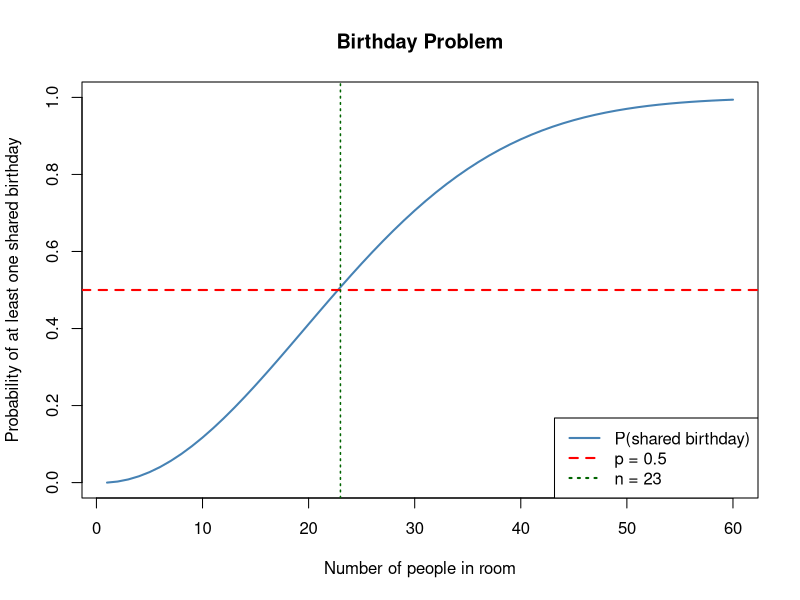
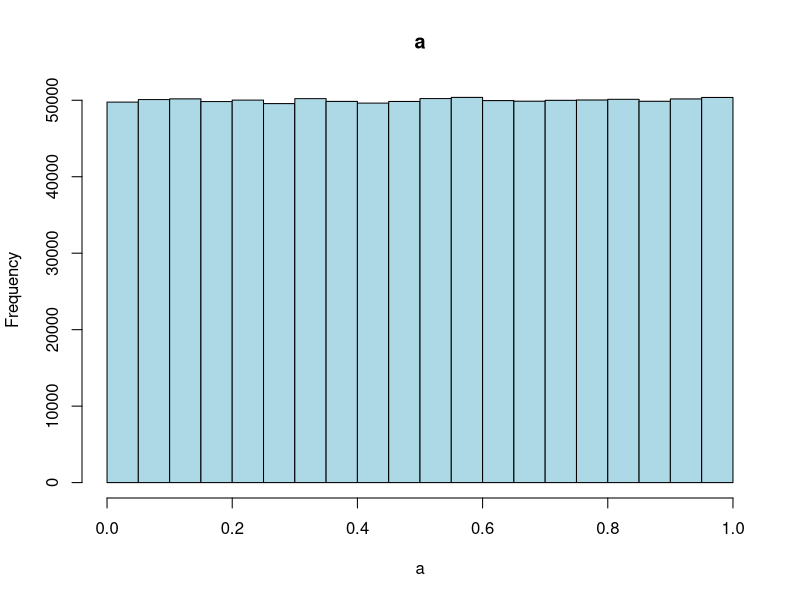
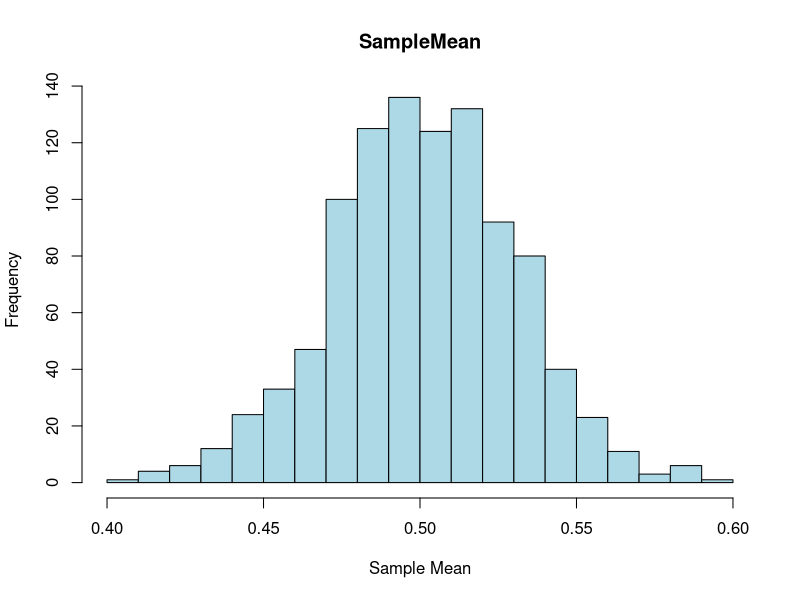
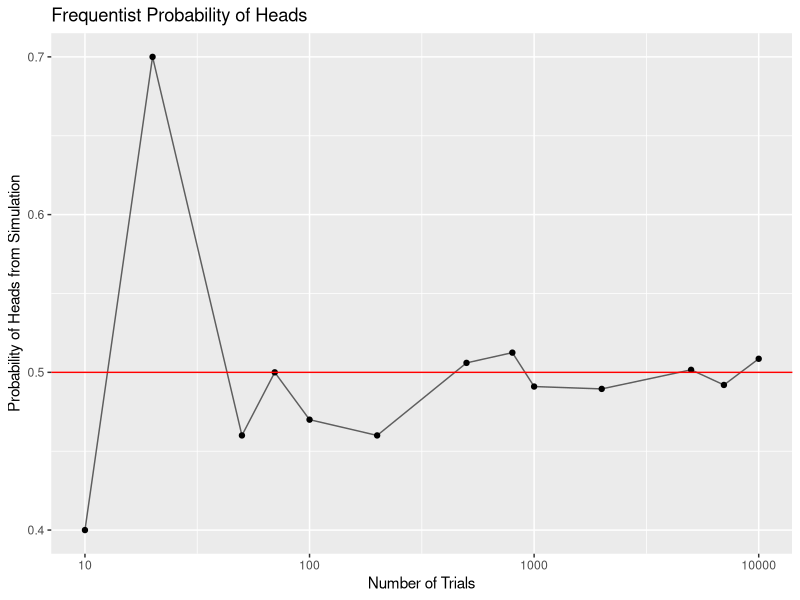
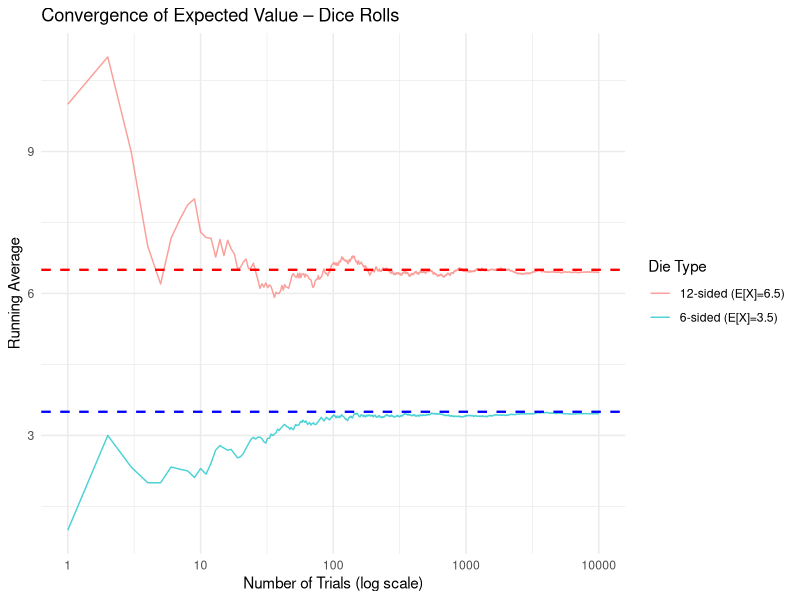
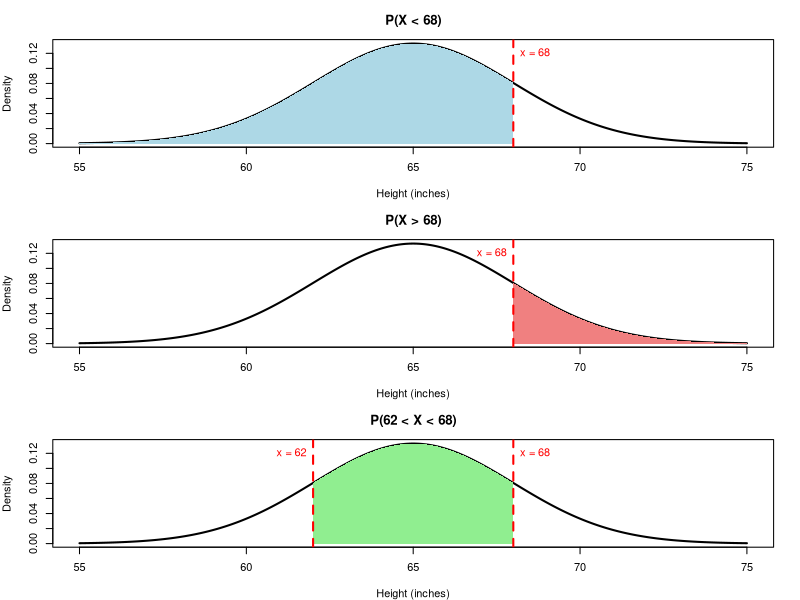
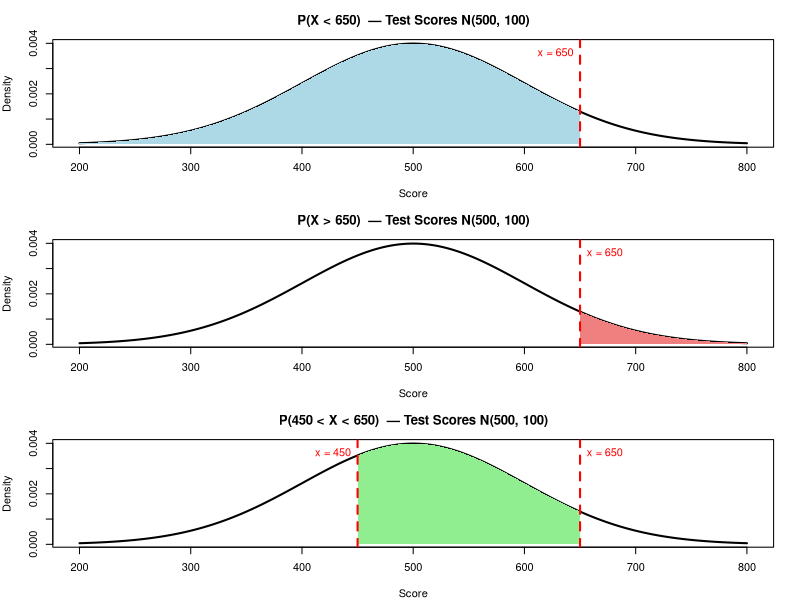
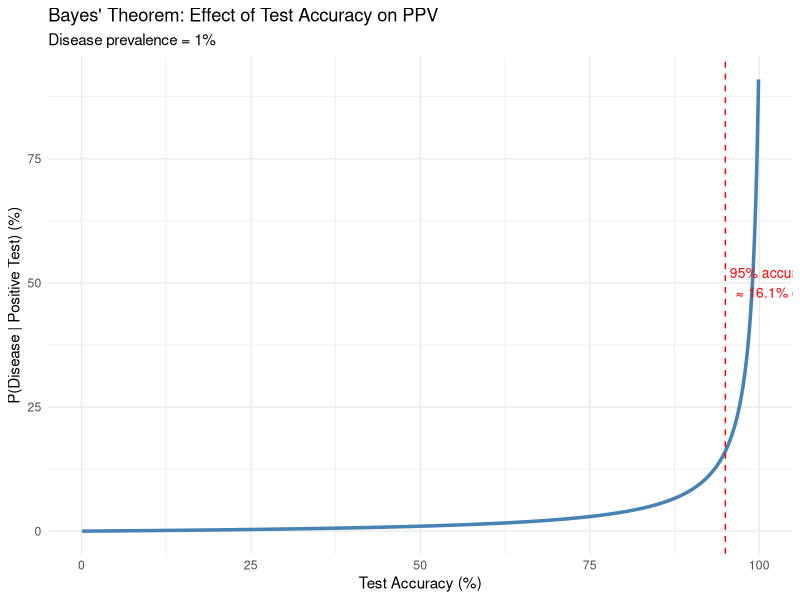

These figures' R source, in order:
## ---- chunk 1
# Hypergeometric distribution: 60 cards total, 20 land, 40 non-land, draw 7

# i. Probability of exactly three land cards
p_three_land <- dhyper(3, m = 20, n = 40, k = 7)
cat("P(exactly 3 land cards) =", p_three_land, "\n")

# ii. Probability of more than three land cards
p_more_than_three <- 1 - phyper(3, m = 20, n = 40, k = 7)
cat("P(more than 3 land cards) =", p_more_than_three, "\n")

# iii. Probability of between two and four land cards (inclusive)
p_two_to_four <- sum(dhyper(2:4, m = 20, n = 40, k = 7))
cat("P(between 2 and 4 land cards) =", p_two_to_four, "\n")
# Alternative using phyper:
p_two_to_four_alt <- diff(phyper(c(1, 4), m = 20, n = 40, k = 7))
cat("P(between 2 and 4 land cards) [alt] =", p_two_to_four_alt, "\n")

# Expected number of land cards
# For hypergeometric: E[X] = n * K / N = 7 * 20 / 60
expected_land <- 7 * 20 / 60
cat("Expected number of land cards =", expected_land, "\n")
## ---- chunk 2
# Function to compute the probability that ALL n people have DIFFERENT birthdays
prob_all_diff <- function(N) {
  if (N <= 1) return(1)
  return(prob_all_diff(N - 1) * (365 - (N - 1)) / 365)
}

# Probability that at least two people share a birthday
prob_shared <- function(N) {
  return(1 - prob_all_diff(N))
}

# Generate probabilities for n = 1 to 60
n_values <- 1:60
p_values <- sapply(n_values, prob_shared)

# Find the smallest n for which the probability exceeds 0.5
n_threshold <- min(which(p_values >= 0.5))
cat("Smallest n where P(shared birthday) >= 0.5:", n_threshold, "\n")
cat("Probability at n =", n_threshold, ":", p_values[n_threshold], "\n")

# Plot
plot(n_values, p_values,
     type = "l", lwd = 2, col = "steelblue",
     xlab = "Number of people in room",
     ylab = "Probability of at least one shared birthday",
     main = "Birthday Problem",
     xlim = c(1, 60), ylim = c(0, 1))
abline(h = 0.5, col = "red", lty = 2, lwd = 2)
abline(v = n_threshold, col = "darkgreen", lty = 3, lwd = 1.5)
legend("bottomright",
       legend = c("P(shared birthday)", "p = 0.5", paste("n =", n_threshold)),
       col = c("steelblue", "red", "darkgreen"),
       lty = c(1, 2, 3), lwd = 2)
## ---- chunk 3
# Verify computations in R
n <- 12; p <- 0.2
cat("Binomial E[X] =", n * p, "  Var(X) =", n * p * (1 - p), "\n")

mu <- 10; sigma <- 5
cat("Normal E[A] =", mu, "  Var(A) =", sigma^2, "\n")

lambda <- 4.5
cat("Poisson E[B] =", lambda, "  Var(B) =", lambda, "\n")
## ---- chunk 4
# Exact probability using the Binomial distribution
# n = 100 screws, p = 0.01 (1% defective), find P(X = 5)
p_exact <- dbinom(5, size = 100, prob = 0.01)
cat("Exact P(X = 5) using Binomial =", p_exact, "\n")
## ---- chunk 5
# Approximate probability using the Poisson distribution
# lambda = np = 100 * 0.01 = 1
lambda_approx <- 100 * 0.01  # = 1
p_approx <- dpois(5, lambda = lambda_approx)
cat("Approximate P(X = 5) using Poisson (lambda =", lambda_approx, ") =", p_approx, "\n")

cat("\nComparison:\n")
cat("  Binomial (exact):  ", dbinom(5, 100, 0.01), "\n")
cat("  Poisson (approx):  ", dpois(5, 1), "\n")
cat("  Difference:        ", abs(dbinom(5, 100, 0.01) - dpois(5, 1)), "\n")
## ---- chunk 6
a <- runif(10^6)
# a [ too much big data to print ]
## ---- chunk 7
hist(a, breaks = 20, main = "a", col = "lightblue")
## ---- chunk 8
cat("Population mean:", mean(a), "\n")
cat("Standard deviation:", sd(a), "\n")
## ---- chunk 9
b <- replicate(1000, sample(a, 100, replace = FALSE))
dim(b)
## ---- chunk 10
# colMeans() computes the mean of each column (each sample)
sampleMean <- colMeans(b)
cat("Number of sample means:", length(sampleMean), "\n")
## ---- chunk 11
hist(sampleMean, breaks = 20, main = "SampleMean", col = "lightblue",
     xlab = "Sample Mean", ylab = "Frequency")
## ---- chunk 12
cat("Mean of sampleMean:", mean(sampleMean), "\n")
cat("Standard deviation of sampleMean:", sd(sampleMean), "\n")
## ---- chunk 13
cat("Theoretical SD of sampling distribution:", sd(a) / sqrt(100), "\n")
cat("Observed SD of sampleMean:              ", sd(sampleMean), "\n")
## ---- chunk 14
library(ggplot2)
## ---- chunk 15
throw_a_coin <- function(N) {
  sample(c("H", "T"), size = N, replace = TRUE)
}

# Define trials
trials <- c(10, 20, 50, 70, 100, 200, 500, 800, 1000, 2000, 5000, 7000, 10000)

# Compute probability of heads for each trial
prob_heads <- sapply(trials, function(j) sum(throw_a_coin(j) == "H") / j)

# Create a data frame for plotting
df <- data.frame(trials = trials, prob_heads = prob_heads)

# Plot the results
ggplot(df, aes(x = trials, y = prob_heads)) +
  geom_point() +
  geom_line(alpha = 0.6) +
  scale_x_log10() +  # Log scale for x-axis
  geom_hline(yintercept = 0.5, color = "red") +
  labs(
    x = "Number of Trials",
    y = "Probability of Heads from Simulation",
    title = "Frequentist Probability of Heads"
  )
## ---- chunk 16
# Function to roll a 6-sided die N times and return the running average
roll_die <- function(N, sides = 6) {
  rolls <- sample(1:sides, size = N, replace = TRUE)
  return(cumsum(rolls) / seq_along(rolls))
}

set.seed(42)

# --- 6-sided die ---
N <- 10000
running_avg_6 <- roll_die(N, sides = 6)
df6 <- data.frame(trial = 1:N, running_avg = running_avg_6, die = "6-sided (E[X]=3.5)")

# --- 12-sided die ---
running_avg_12 <- roll_die(N, sides = 12)
df12 <- data.frame(trial = 1:N, running_avg = running_avg_12, die = "12-sided (E[X]=6.5)")

df_dice <- rbind(df6, df12)

ggplot(df_dice, aes(x = trial, y = running_avg, color = die)) +
  geom_line(alpha = 0.7) +
  geom_hline(yintercept = 3.5, color = "blue",  linetype = "dashed", linewidth = 0.8) +
  geom_hline(yintercept = 6.5, color = "red",   linetype = "dashed", linewidth = 0.8) +
  scale_x_log10() +
  labs(
    x = "Number of Trials (log scale)",
    y = "Running Average",
    title = "Convergence of Expected Value – Dice Rolls",
    color = "Die Type"
  ) +
  theme_minimal()
## ---- chunk 17
# P(X < 68) when X ~ N(65, 3)
prob1 <- pnorm(68, mean = 65, sd = 3)
print(paste("P(X < 68) =", round(prob1, 4)))
## ---- chunk 18
pnorm(1)
## ---- chunk 19
# Method 1: Use lower.tail = FALSE
prob2a <- pnorm(68, mean = 65, sd = 3, lower.tail = FALSE)

# Method 2: Use the complement rule
prob2b <- 1 - pnorm(68, mean = 65, sd = 3)

print(paste("P(X > 68) =", round(prob2a, 4)))
print(paste("Verification:", round(prob2b, 4)))
## ---- chunk 20
# P(62 < X < 68) = P(X < 68) - P(X < 62)
prob_less_68 <- pnorm(68, mean = 65, sd = 3)
prob_less_62 <- pnorm(62, mean = 65, sd = 3)
prob3 <- prob_less_68 - prob_less_62

print(paste("P(X < 68) =", round(prob_less_68, 4)))
print(paste("P(X < 62) =", round(prob_less_62, 4)))
print(paste("P(62 < X < 68) =", round(prob3, 4)))
## ---- chunk 21
# Set up the plotting area for 3 plots
par(mfrow = c(3, 1), mar = c(4, 4, 3, 2))

# Create a sequence of x values for plotting
x <- seq(55, 75, length.out = 1000)
y <- dnorm(x, mean = 65, sd = 3)

# Plot 1: P(X < 68)
plot(x, y, type = "l", lwd = 2, 
     main = "P(X < 68)", 
     xlab = "Height (inches)", 
     ylab = "Density",
     xlim = c(55, 75))
# Shade the area
x_fill <- seq(55, 68, length.out = 1000)
y_fill <- dnorm(x_fill, mean = 65, sd = 3)
polygon(c(55, x_fill, 68), c(0, y_fill, 0), col = "lightblue", border = NA)
abline(v = 68, col = "red", lwd = 2, lty = 2)
text(68, max(y) * 0.9, "x = 68", pos = 4, col = "red")

# Plot 2: P(X > 68)
plot(x, y, type = "l", lwd = 2, 
     main = "P(X > 68)", 
     xlab = "Height (inches)", 
     ylab = "Density",
     xlim = c(55, 75))
# Shade the area
x_fill <- seq(68, 75, length.out = 1000)
y_fill <- dnorm(x_fill, mean = 65, sd = 3)
polygon(c(68, x_fill, 75), c(0, y_fill, 0), col = "lightcoral", border = NA)
abline(v = 68, col = "red", lwd = 2, lty = 2)
text(68, max(y) * 0.9, "x = 68", pos = 2, col = "red")

# Plot 3: P(62 < X < 68)
plot(x, y, type = "l", lwd = 2, 
     main = "P(62 < X < 68)", 
     xlab = "Height (inches)", 
     ylab = "Density",
     xlim = c(55, 75))
# Shade the area
x_fill <- seq(62, 68, length.out = 1000)
y_fill <- dnorm(x_fill, mean = 65, sd = 3)
polygon(c(62, x_fill, 68), c(0, y_fill, 0), col = "lightgreen", border = NA)
abline(v = c(62, 68), col = "red", lwd = 2, lty = 2)
text(62, max(y) * 0.9, "x = 62", pos = 2, col = "red")
text(68, max(y) * 0.9, "x = 68", pos = 4, col = "red")

# Reset plotting parameters
par(mfrow = c(1, 1))
## ---- chunk 22
# Calculate P(X < 650) when X ~ N(500, 100)
prob_q1 <- pnorm(650, mean = 500, sd = 100)
print(paste("P(X < 650) =", round(prob_q1, 4)))
## ---- chunk 23
# Calculate P(X > 650) when X ~ N(500, 100)
# Method 1: lower.tail = FALSE
prob_q2a <- pnorm(650, mean = 500, sd = 100, lower.tail = FALSE)
# Method 2: complement
prob_q2b <- 1 - pnorm(650, mean = 500, sd = 100)

print(paste("P(X > 650) =", round(prob_q2a, 4)))
print(paste("Verification:", round(prob_q2b, 4)))
## ---- chunk 24
# Calculate P(450 < X < 650) when X ~ N(500, 100)
prob_q3 <- pnorm(650, mean = 500, sd = 100) - pnorm(450, mean = 500, sd = 100)
print(paste("P(450 < X < 650) =", round(prob_q3, 4)))
## ---- chunk 25
# Set up plotting area for 3 plots
par(mfrow = c(3, 1), mar = c(4, 4, 3, 2))

# x range for test scores
x_ts <- seq(200, 800, length.out = 1000)
y_ts <- dnorm(x_ts, mean = 500, sd = 100)

# Plot 1: P(X < 650)
plot(x_ts, y_ts, type = "l", lwd = 2,
     main = "P(X < 650)  — Test Scores N(500, 100)",
     xlab = "Score", ylab = "Density",
     xlim = c(200, 800))
x_fill <- seq(200, 650, length.out = 1000)
polygon(c(200, x_fill, 650), c(0, dnorm(x_fill, 500, 100), 0),
        col = "lightblue", border = NA)
abline(v = 650, col = "red", lwd = 2, lty = 2)
text(650, max(y_ts) * 0.9, "x = 650", pos = 2, col = "red")

# Plot 2: P(X > 650)
plot(x_ts, y_ts, type = "l", lwd = 2,
     main = "P(X > 650)  — Test Scores N(500, 100)",
     xlab = "Score", ylab = "Density",
     xlim = c(200, 800))
x_fill <- seq(650, 800, length.out = 1000)
polygon(c(650, x_fill, 800), c(0, dnorm(x_fill, 500, 100), 0),
        col = "lightcoral", border = NA)
abline(v = 650, col = "red", lwd = 2, lty = 2)
text(650, max(y_ts) * 0.9, "x = 650", pos = 4, col = "red")

# Plot 3: P(450 < X < 650)
plot(x_ts, y_ts, type = "l", lwd = 2,
     main = "P(450 < X < 650)  — Test Scores N(500, 100)",
     xlab = "Score", ylab = "Density",
     xlim = c(200, 800))
x_fill <- seq(450, 650, length.out = 1000)
polygon(c(450, x_fill, 650), c(0, dnorm(x_fill, 500, 100), 0),
        col = "lightgreen", border = NA)
abline(v = c(450, 650), col = "red", lwd = 2, lty = 2)
text(450, max(y_ts) * 0.9, "x = 450", pos = 2, col = "red")
text(650, max(y_ts) * 0.9, "x = 650", pos = 4, col = "red")

# Reset
par(mfrow = c(1, 1))
## ---- chunk 26
# 1. 90th percentile score
p90 <- qnorm(0.90, mean = 500, sd = 100)
cat("90th percentile score:", round(p90, 2), "\n")

# 2. Percentage within 2 standard deviations (i.e., between 300 and 700)
p_within_2sd <- pnorm(700, mean = 500, sd = 100) - pnorm(300, mean = 500, sd = 100)
cat("Percentage within 2 SDs (300 to 700):", round(p_within_2sd * 100, 2), "%\n")
## ---- chunk 27
lambda_per_game <- 2

# 1. P(X = 1) for one game
p_one_goal <- dpois(1, lambda = lambda_per_game)
cat("1. P(exactly 1 goal in next game) =", p_one_goal, "\n")

# 2. P(X >= 1) = 1 - P(X = 0)
p_at_least_one <- 1 - dpois(0, lambda = lambda_per_game)
cat("2. P(at least 1 goal in next game) =", p_at_least_one, "\n")

# 3. One goal in the next TWO games
# For two games, lambda = 2 * 2 = 4
lambda_two_games <- 2 * lambda_per_game
p_one_goal_two_games <- dpois(1, lambda = lambda_two_games)
cat("3. P(exactly 1 goal in next two games) =", p_one_goal_two_games, "\n")

# 4. P(X = 2 | X >= 1) = P(X = 2) / P(X >= 1)
p_two_goals <- dpois(2, lambda = lambda_per_game)
p_cond <- p_two_goals / p_at_least_one
cat("4. P(X = 2 | X >= 1) =", p_cond, "\n")
## ---- chunk 28
# Given values
P_D   <- 0.01   # P(Disease)
P_T_given_D  <- 0.95  # P(Positive test | Disease) = sensitivity
P_T_given_Dc <- 0.05  # P(Positive test | No disease) = false positive rate

# Law of total probability for P(T)
P_T <- P_T_given_D * P_D + P_T_given_Dc * (1 - P_D)
cat("P(Positive test) =", P_T, "\n")

# Bayes' Theorem
P_D_given_T <- (P_T_given_D * P_D) / P_T
cat("P(Disease | Positive test) =", round(P_D_given_T, 4), "\n")

cat("\nSurprising? Even with a 95% accurate test, only about",
    round(P_D_given_T * 100, 1), "% of people who test positive actually have the disease!\n")
cat("This is because the disease is rare (1%), so false positives dominate.\n")
## ---- chunk 29
# Plot P(D|T) as a function of test accuracy (sensitivity = specificity = accuracy)
accuracy <- seq(0.001, 0.999, length.out = 500)
# Assume symmetric test: P(T|D) = accuracy, P(T|Dc) = 1 - accuracy

bayes_prob <- function(acc, prev = 0.01) {
  p_t <- acc * prev + (1 - acc) * (1 - prev)
  (acc * prev) / p_t
}

p_disease_given_pos <- bayes_prob(accuracy)

df_bayes <- data.frame(accuracy = accuracy * 100,
                       prob_disease = p_disease_given_pos * 100)

ggplot(df_bayes, aes(x = accuracy, y = prob_disease)) +
  geom_line(color = "steelblue", linewidth = 1.2) +
  geom_vline(xintercept = 95, col = "red", linetype = "dashed") +
  annotate("text", x = 95, y = 50,
           label = paste0("95% accurate\n≈ ",
                          round(bayes_prob(0.95) * 100, 1), "% of positives have disease"),
           hjust = -0.05, color = "red", size = 3.5) +
  labs(
    x = "Test Accuracy (%)",
    y = "P(Disease | Positive Test) (%)",
    title = "Bayes' Theorem: Effect of Test Accuracy on PPV",
    subtitle = "Disease prevalence = 1%"
  ) +
  theme_minimal()
## ---- chunk 30
P_A       <- 0.2
P_B       <- 0.4
P_A_and_B <- 0.1

# Conditional probabilities
P_A_given_B <- P_A_and_B / P_B
P_B_given_A <- P_A_and_B / P_A

cat("P(A | B) =", P_A_given_B, "\n")
cat("P(B | A) =", P_B_given_A, "\n")

# Independence check: A and B are independent iff P(A ∩ B) = P(A) * P(B)
cat("\nIndependence check:\n")
cat("P(A) * P(B) =", P_A * P_B, "\n")
cat("P(A ∩ B)   =", P_A_and_B, "\n")
cat("Are A and B independent?", ifelse(P_A * P_B == P_A_and_B, "YES", "NO"), "\n")
cat("Since", P_A * P_B, "≠", P_A_and_B, ", A and B are NOT independent.\n")
## ---- chunk 31
# Let U = event of seeing a UFO, O = event of living in the outback
P_U         <- 0.01   # P(UFO)
P_O_given_U  <- 0.4   # P(Outback | UFO)
P_O_given_Uc <- 0.2   # P(Outback | No UFO)

# Law of total probability: P(O)
P_O <- P_O_given_U * P_U + P_O_given_Uc * (1 - P_U)
cat("P(Outback) =", P_O, "\n")

# Bayes' Theorem: P(UFO | Outback)
P_U_given_O <- (P_O_given_U * P_U) / P_O
cat("P(UFO | Outback) =", round(P_U_given_O, 6), "\n")
cat("Approximately", round(P_U_given_O * 100, 4), "%\n")
